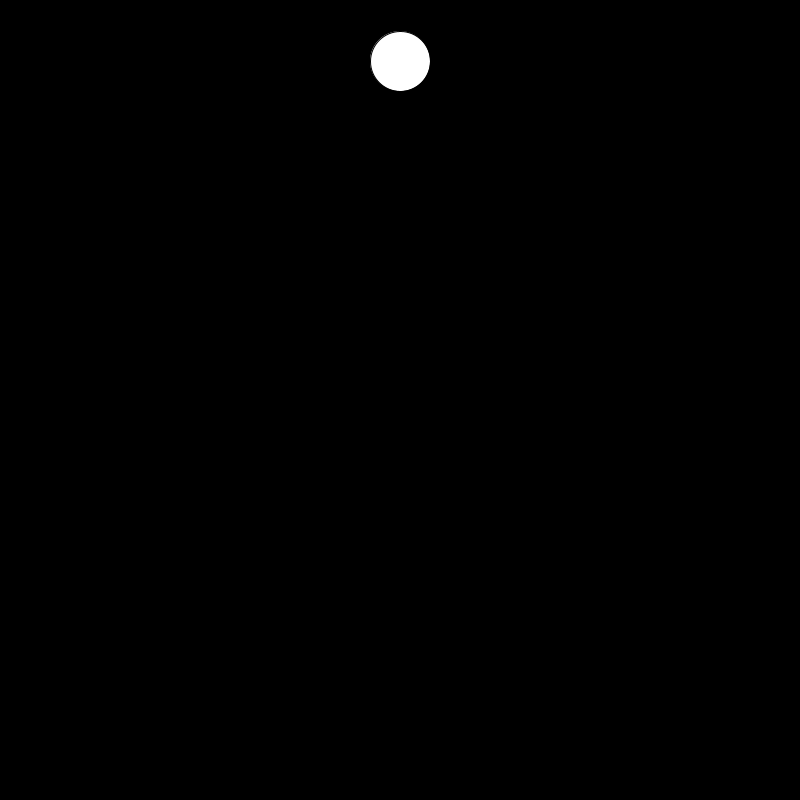
Frame 1 (no input)
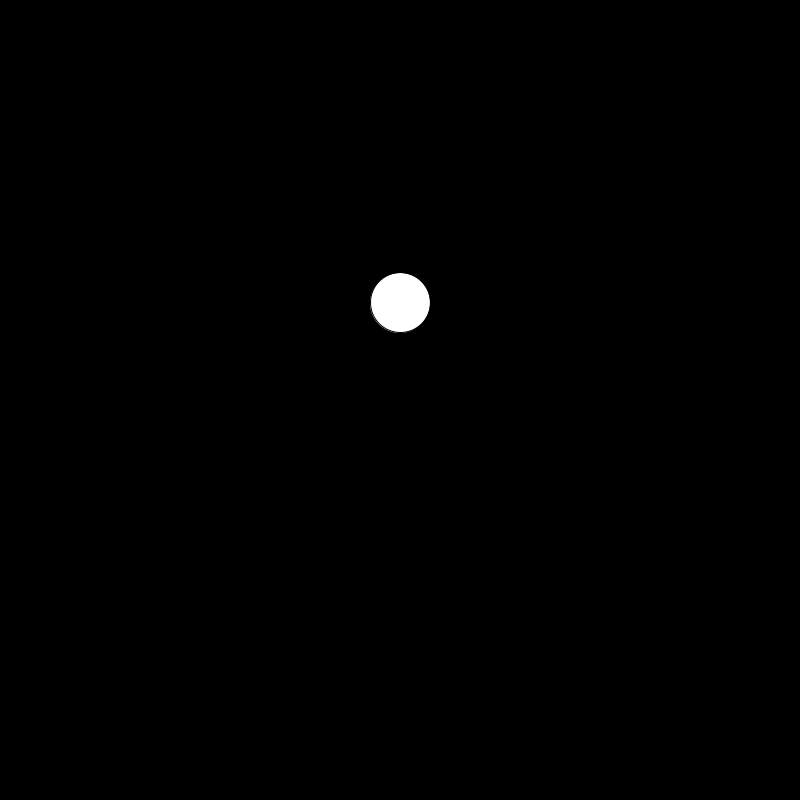
Frame 60 (the mouse pressed at the canvas centre just before this capture)
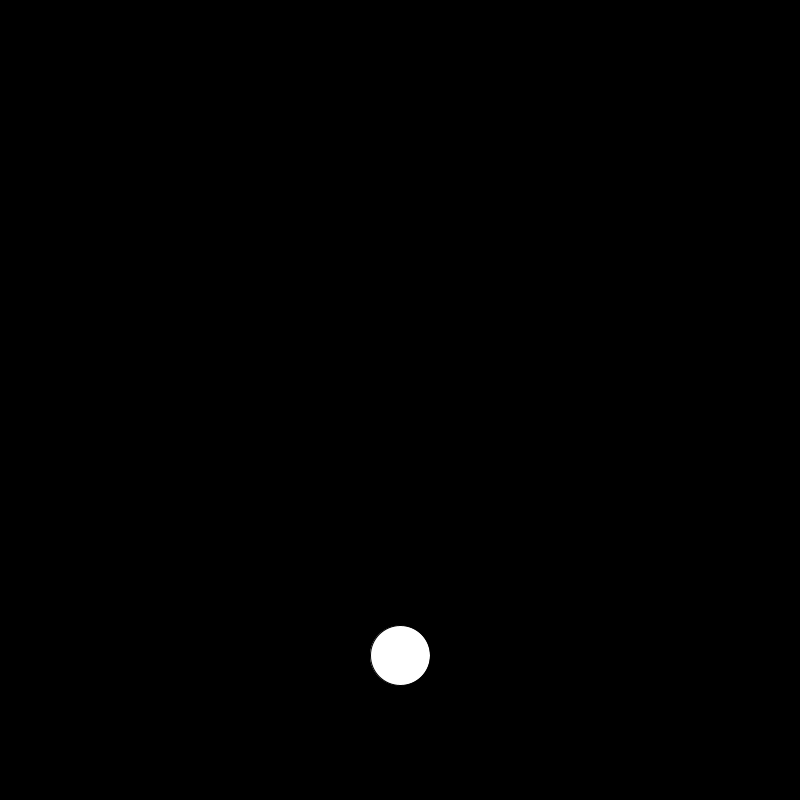
Frame 120 (the mouse held since frame 60 and released just before this capture)

The Processing sketch that drew these frames (run headless with seeded random() and noise(); from frame 60 on, the mouse is pressed at the canvas centre):

// Processing sketch: gravity_ball
// ── gravity_ball.pde
float locx,locy;
float velx,vely;
float gravity;
float accelx;
int size = 60;

void setup(){
  size(800,800);
  locx =width/2;
  locy=size;
  velx=0;
  vely=1;
  gravity=0.1;
  accelx=0;
}

void draw(){
  background(0);
  vely+=gravity;
  velx+=accelx;
  locx+=velx;
  locy+=vely;
  ellipse(locx,locy,size,size);
  if(locy+size/2>height){
    locy=height-size/2;
    vely*=-1;
  }
}
  
